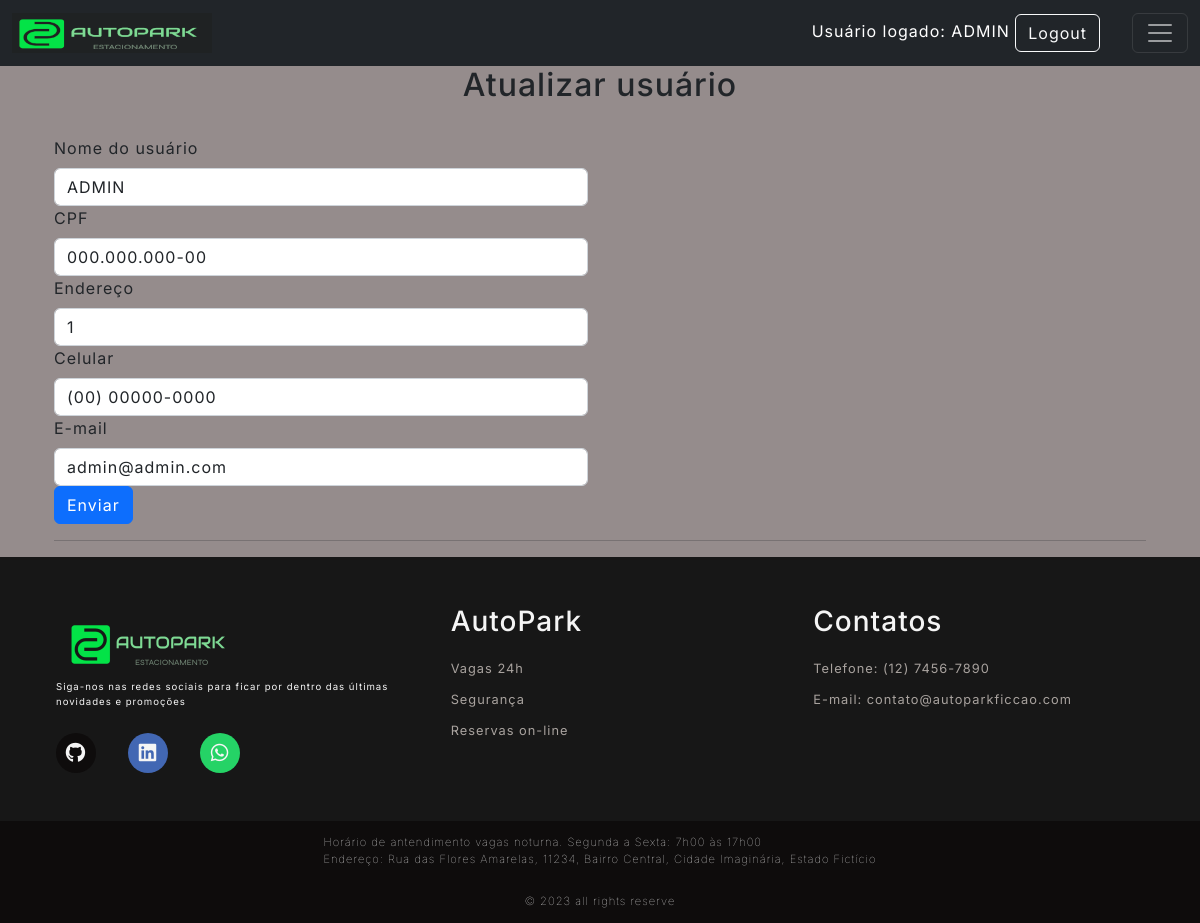
Screenshot of /user/1/updateUser (signed in) with the database file from the repository.
### Src/Model/BancoDados.py (models this page shows, shortened)
class Usuarios(UserMixin,db.Model):
  __tablename__= "Usuarios"
  id = db.Column(db.Integer, primary_key=True, autoincrement=True)
  cpf = db.Column(db.Integer, unique=True)
  codUser = db.Column(db.Integer, unique=True)
  nome = db.Column(db.String(150))
  endereco = db.Column(db.String(150))
  contato = db.Column(db.String(150))
  email = db.Column(db.String(150))
  senha = db.Column(db.String(150))
  status = db.Column(db.String(3))

### Src/View/User.py (the view, shortened to what this page needs)
@User.route('/<int:id>/updateUser', methods=['GET', 'POST'])
@login_required
def updateUser(id):
  _user = Usuarios.query.filter_by(id=id).first()
  return render_template('atualizarUsuarios.html', user=_user)

### Src/View/Login.py (called while the page is built)
@login_manager.user_loader
def load_user(employee_id):
  usuario = Usuarios.query.filter_by(id=employee_id).first()
  return usuario

### Templates/atualizarUsuarios.html (shortened to what this page needs)
{% extends 'base.html' %}
{% block conteudo %}
<h2 style="text-align: center;">Atualizar usuário</h2><br>
<div class="container">
  <form method="POST" action="{{url_for('router.user.updateUser', id=user.id)}}">
    <div class="row">
      <div class="col-sm-6">
        <label class="form-label" for="form3Example4">Nome do usuário</label>
        <input type="text" class="form-control" name="nome" value="{{user.nome}}">
        <label class="form-label" for="form3Example4">CPF</label>
        <input type="text" minlength="11" maxlength="11" class="form-control" id="cpf" name="cpf" value="{{user.cpf}}">
        <label class="form-label" for="form3Example4">Endereço</label>
        <input type="text" class="form-control" name="endereco" value="{{user.endereco}}">
        <label class="form-label" for="form3Example4">Celular</label>
        <input type="text" class="form-control" name="contato" value="{{user.contato}}" id="celular">
        <label class="form-label" for="form3Example4">E-mail</label>
        <input type="text" class="form-control" name="email" value="{{user.email}}">
        <button type="submit" name="bt1" value="1" class="btn btn-primary">Enviar</button>
      </div>
    </div>
    <hr>
</div>
{% endblock conteudo %}

### Templates/top.html (shortened to what this page needs)
<div id="containers">
    <nav class="navbar navbar-dark bg-dark">
        <div class="container-fluid">
            <a class="navbar-brand" href="{{url_for('router.home.index')}}">
                <img src="{{url_for('static', filename='Images/LogoNavi.png')}}" alt="Logo" class="logo">
            </a>
            <div class="ms-auto">
                {% if not current_user.nome %}
                <div class="text-end login-button">
                    <a type="button" class="btn btn-outline-light me-2"
                        href="{{url_for('router.login.login')}}">Login</a>
                </div>
                {% else %}
                <div class="text-end me-4 user-info">
                    Usuário logado: {{current_user.nome}}
                    <a type="button" class="btn btn-outline-light me-2"
                        href="{{url_for('router.login.logout')}}">Logout</a>
                </div>
                {% endif %}
            </div>
            <button class="navbar-toggler" type="button" data-bs-toggle="collapse" data-bs-target="#navbarNav" aria-controls="navbarNav" aria-expanded="false" aria-label="Toggle navigation">
                <span class="navbar-toggler-icon"></span>
            </button>
        </div>
    </nav>
</div>

### Public/style.css (style rules this page uses)
:root { --color-neutral-0: #0e0c0c; --color-neutral-10: #171717; --color-neutral-30: #a8a29e; --color-neutral-40: #f5f5f5; --color-neutral-50: #958c8c; }
* { font-family: 'Inter', sans-serif; margin: 0; padding: 0; box-sizing: border-box; letter-spacing: 1px; }
body { background: var(--color-neutral-50); display: flex; flex-direction: column; min-height: 100vh; }
.logo { width: 200px; height: 40px; }
.user-info { text-align:right; color:white; width:300px; }
.user-info { text-align: right; color: white; width: 600px; white-space: nowrap; overflow: hidden; text-overflow: ellipsis; }

### rows the page displays
Usuarios: nome "ADMIN", cpf "000.000.000-00", endereco "1", contato "(00) 00000-0000", email "admin@admin.com"
